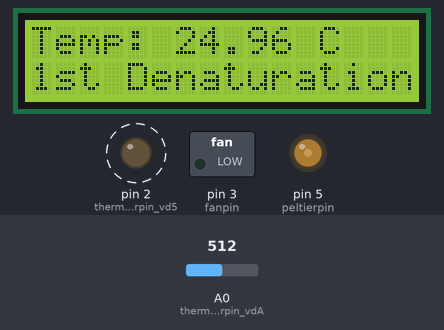
The sketch below on a simulated Arduino Uno, built with avr-gcc and run on an emulated ATmega328P. Shown: 16×2 character LCD, switched loads named in the sketch (green lamp = pin HIGH), output pins drawn as LEDs (lit = HIGH). Dashed ring = blinking. The inputs (shaded band) are chosen by the test bench; at power-on: A0 (thermistorpin_vdA) = 512. What the sketch prints to the serial monitor is not drawn.

Above: at 3.2 s.
3.3 s: A0 (thermistorpin_vdA) set to 87
At 3.67 s:
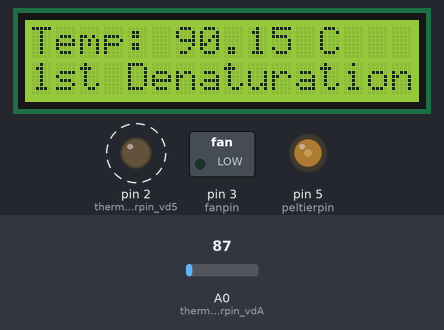
5.8 s: A0 (thermistorpin_vdA) set to 79
At 6.2 s:
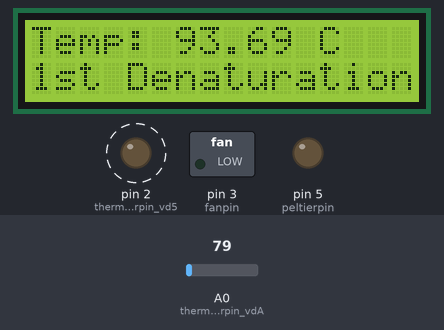
8.0 s: A0 (thermistorpin_vdA) set to 15
At 8.17 s:
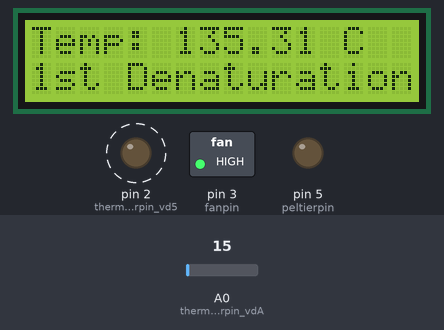
10.0 s: A0 (thermistorpin_vdA) set to 2
At 12.61 s:
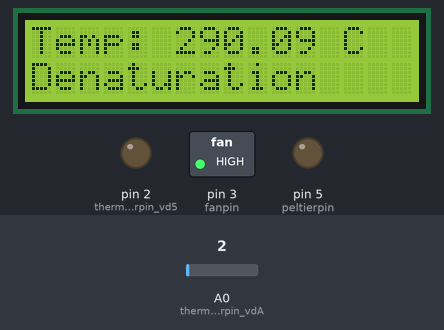
13.0 s: A0 (thermistorpin_vdA) set to 0
At 13.18 s:
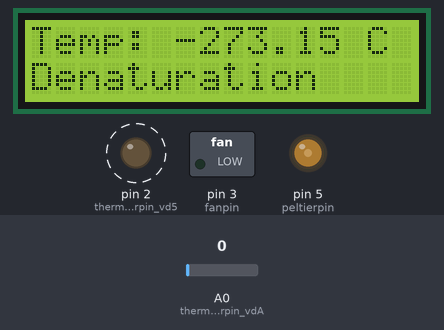
15.0 s: A0 (thermistorpin_vdA) set to 122
At 22.32 s:
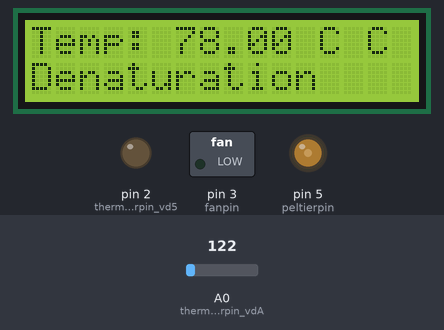
Timing chart, 0 to 24.1 s (numbered marks = the images above; inputs shaded):
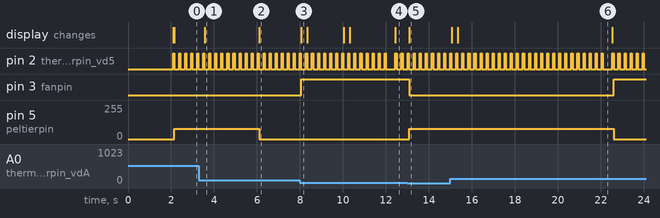

Measured:
- the behaviour switches between 80 and 79 on A0 (thermistorpin_vdA) (found by bisection; images 1 and 2)
- the behaviour switches between 1 and 0 on A0 (thermistorpin_vdA) (found by bisection; images 4 and 5)
- after the input at 3.3 s, the display: changes after 0.27 s (image 1)
- after the input at 5.8 s, pin 5 (peltierpin): 77/255 → 0/255 after 0.30 s; the display: changes after 0.30 s (image 2)
- after the input at 8.0 s, pin 3 (fanpin): LOW → HIGH after 0.06 s; the display: changes after 0.06 s (image 3)
- after the input at 10.0 s, the display: first changes at once (image 4 shows a later state)
- after the input at 13.0 s, pin 3 (fanpin): HIGH → LOW after 0.07 s; pin 5 (peltierpin): 0/255 → 77/255 after 0.07 s; the display: changes after 0.07 s (image 5)
- after the input at 15.0 s, pin 3 (fanpin): LOW → HIGH after 7.6 s; pin 5 (peltierpin): 77/255 → 0/255 after 7.6 s; the display: first changes after 0.06 s (image 6 shows a later state)

The sketch:

case_switch_PCR.ino
```cpp
#include <Wire.h>
#include <LiquidCrystal_I2C.h>
LiquidCrystal_I2C lcd(0x20, 16, 2);

// Thermistor setup
#define thermistorpin_vdA A0
#define thermistorpin_vd5 2
#define nominal_resistance 10000
#define nominal_temperature 25
#define samplingrate 5
#define beta 3950
#define Rref 10000

// Hardware
#define fanpin 3
#define peltierpin 5

// PCR times (ms)
#define firstdenaturationtime 10000
#define denaturationtime 10000
#define annealingtime 10000
#define extensiontime 10000
#define lastextensiontime 10000

// Target temps (°C)
#define denaturationtemp 94
#define annealingtemp 55
#define extensiontemp 72

// Globals
float temperature;
int peltier_level;
unsigned long startTime = 0;
int currentCycle = 0;
int totalCycles = 3;
int state = 0;  // This acts like switchcasevalue

void tempread() {
  int samples = 0;
  float avg;

  digitalWrite(thermistorpin_vd5, HIGH);
  for (int i = 0; i < samplingrate; i++) {
    samples += analogRead(thermistorpin_vdA);
    delay(10);
  }
  digitalWrite(thermistorpin_vd5, LOW);

  avg = samples / float(samplingrate);
  avg = 1023.0 / avg - 1.0;
  avg = Rref / avg;

  temperature = avg / nominal_resistance;
  temperature = log(temperature);
  temperature /= beta;
  temperature += 1.0 / (nominal_temperature + 273.15);
  temperature = 1.0 / temperature;
  temperature -= 273.15;

  Serial.print("Temp: ");
  Serial.println(temperature);

  lcd.setCursor(0, 0);
  lcd.print("Temp: ");
  lcd.print(temperature);
  lcd.print(" C ");
}

void peltier_state(int power) {
  peltier_level = map(power, 0, 99, 0, 255);
  analogWrite(peltierpin, peltier_level);
}

void holdTemp(float targetTemp) {
  tempread();
  if (temperature < targetTemp - 0.5) {
    peltier_state(30);
    digitalWrite(fanpin, LOW);
  } else if (temperature > targetTemp + 1) {
    digitalWrite(fanpin, HIGH);
    analogWrite(peltierpin, 0);
  } else {
    digitalWrite(fanpin, LOW);
    analogWrite(peltierpin, 0);
  }
}

void stop() {
  lcd.setCursor(0, 0);
  lcd.print("Cooling down    ");
  analogWrite(peltierpin, 0);
  digitalWrite(fanpin, HIGH);
  while (true);
}

void setup() {
  pinMode(fanpin, OUTPUT);
  pinMode(thermistorpin_vd5, OUTPUT);
  Serial.begin(9600);
  lcd.init();
  lcd.backlight();

  lcd.setCursor(0, 0);
  lcd.print("PCR Starting...");
  delay(2000);
  lcd.clear();

  state = 0;
  startTime = millis();
}

void loop() {
  switch (state) {
    case 0:  // First Denaturation
      lcd.setCursor(0, 1);
      lcd.print("1st Denaturation");
      if (millis() - startTime < firstdenaturationtime) {
        holdTemp(denaturationtemp);
      } else {
        state = 1;
        startTime = millis();
      }
      break;

    case 1:  // Denaturation
      lcd.setCursor(0, 1);
      lcd.print("Denaturation     ");
      if (millis() - startTime < denaturationtime) {
        holdTemp(denaturationtemp);
      } else {
        state = 2;
        startTime = millis();
      }
      break;

    case 2:  // Annealing
      lcd.setCursor(0, 1);
      lcd.print("Annealing        ");
      if (millis() - startTime < annealingtime) {
        holdTemp(annealingtemp);
      } else {
        state = 3;
        startTime = millis();
      }
      break;

    case 3:  // Extension
      lcd.setCursor(0, 1);
      lcd.print("Extension        ");
      if (currentCycle == totalCycles - 1) {
        if (millis() - startTime < lastextensiontime) {
          holdTemp(extensiontemp);
        } else {
          state = 4;
        }
      } else {
        if (millis() - startTime < extensiontime) {
          holdTemp(extensiontemp);
        } else {
          currentCycle++;
          state = 1;
          startTime = millis();
        }
      }
      break;

    case 4:  // Finish
      lcd.setCursor(0, 1);
      lcd.print("PCR Complete!    ");
      Serial.println("PCR Complete!");
      delay(3000);
      stop();
      break;
  }

  delay(200);  // Helps with LCD flicker and sensor timing
}
```
